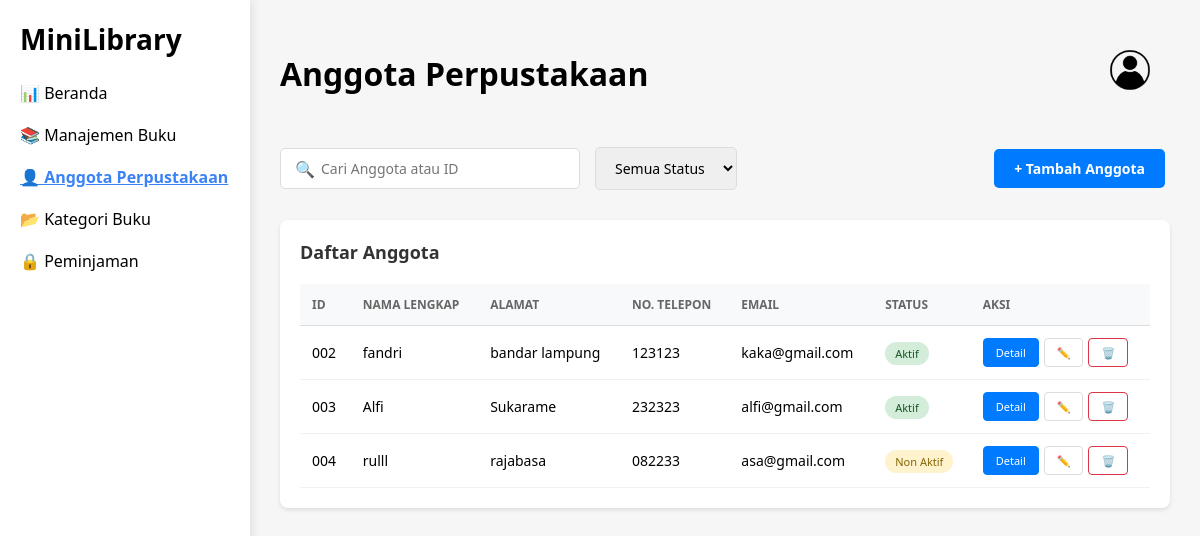
Page /WEB_UAP/anggota.php (signed in) on the committed database.
### tables this page shows
CREATE TABLE `anggota` (
  `id` int(11) NOT NULL,
  `nama` varchar(100) NOT NULL,
  `alamat` text NOT NULL,
  `telepon` varchar(15) NOT NULL,
  `email` varchar(100) NOT NULL,
  `status` enum('Aktif','Non Aktif') DEFAULT 'Aktif',
  `created_at` timestamp NOT NULL DEFAULT current_timestamp()
);

### WEB_UAP/anggota.php (the view, shortened to what this page needs)
<!DOCTYPE html>
<html>
<head>
    <link rel="stylesheet" href="assets/style.css">
</head>
<body>
<div class="sidebar">
    <h2>MiniLibrary</h2>
    <a href="dashboard.php">📊 Beranda</a>
    <a href="manajemen.php">📚 Manajemen Buku</a>
    <a class="active" href="anggota.php">👤 Anggota Perpustakaan</a>
    <a href="kategori.php">📂 Kategori Buku</a>
    <a href="peminjaman.php">🔒 Peminjaman</a>
</div>
<div class="content">
    <div class="topbar">
        <h1>Anggota Perpustakaan</h1>
        <div class="profile">
            <img src="assets/profile.png" alt="Profile" class="profile-img">
        </div>
    </div>
    <div class="header-section">
        <div class="search-section">
            <div class="search-box">
                <input type="text" placeholder="Cari Anggota atau ID" id="searchInput">
            </div>
            <select class="status-filter" id="statusFilter">
                <option>Semua Status</option>
            </select>
        </div>
        <button class="add-btn" onclick="tambahAnggota()">+ Tambah Anggota</button>
    </div>
    <div class="table-card">
        <div class="table-header">
            <h3>Daftar Anggota</h3>
        </div>
        <table>
            <thead>
                <tr>
                    <th>ID</th>
                    <th>Nama Lengkap</th>
                    <th>Alamat</th>
                    <th>No. Telepon</th>
                    <th>Email</th>
                    <th>Status</th>
                    <th>Aksi</th>
                </tr>
            </thead>
            <tbody id="memberTable">
                <?php
                include 'koneksi.php';
                if (!isset($conn) || $conn->connect_error) {
                    echo "<tr><td colspan='7' class='error-message'>Error: Koneksi database gagal!</td></tr>";
                } else {
                    $query = "SELECT * FROM anggota ORDER BY id ASC";
                    $result = mysqli_query($conn, $query);
                    if (!$result) {
                        echo "<tr><td colspan='7' class='error-message'>Error: " . mysqli_error($conn) . "</td></tr>";
                    } else if (mysqli_num_rows($result) > 0) {
                        while ($row = mysqli_fetch_assoc($result)) {
                            $status_class = strtolower(str_replace(' ', '-', $row['status']));
                            echo "<tr>
                                <td>".str_pad($row['id'], 3, '0', STR_PAD_LEFT)."</td>
                                <td>".htmlspecialchars($row['nama'])."</td>
                                <td>".htmlspecialchars($row['alamat'])."</td>
                                <td>".htmlspecialchars($row['telepon'])."</td>
                                <td>".htmlspecialchars($row['email'])."</td>
                                <td><span class='status-badge {$status_class}'>".htmlspecialchars($row['status'])."</span></td>
                                <td>
                                    <div class='actions'>
                                        <a href='detail_anggota.php?id={$row['id']}' class='btn primary'>Detail</a>
                                        <a href='edit_anggota.php?id={$row['id']}' class='btn'>✏️</a>
                                        <a href='hapus_anggota.php?id={$row['id']}' class='btn danger' onclick='return confirm(\"Apakah Anda yakin ingin menghapus anggota ini?\")'>🗑️</a>
                                    </div>
                                </td>
                            </tr>";
                        }
                    } else {
                        echo "<tr><td colspan='7' style='text-align: center; padding: 20px; color: #666;'>Tidak ada data anggota</td></tr>";
                    }
                }
                ?>
            </tbody>
        </table>
    </div>
</div>
</body>
</html>

### WEB_UAP/assets/style.css (style rules this page uses)
* { margin: 0; padding: 0; box-sizing: border-box; font-family: 'Segoe UI', sans-serif; }
body { display: flex; height: 100vh; }
h2 { font-size: 28px; margin-bottom: 24px; }
button { padding: 12px; border: none; border-radius: 30px; background-color: #1E90FF; color: white; font-weight: bold; cursor: pointer; font-size: 14px; }
body { margin: 0; font-family: sans-serif; display: flex; background-color: #f6f6f6; }
.sidebar { width: 250px; background: white; box-shadow: 2px 0 10px rgba(0,0,0,0.1); padding: 20px; }
.sidebar h2 { font-weight: bold; }
.sidebar a { display: block; margin: 20px 0; text-decoration: none; color: black; }
.sidebar a.active { color: #3b82f6; font-weight: bold; text-decoration: underline; }
.content { flex: 1; padding: 30px; }
.topbar { display: flex; justify-content: space-between; align-items: center; margin-bottom: 30px; }
.topbar h1 { margin: 0; }
.topbar .profile { font-size: 25px; color: red; }
.profile-img { width: 80px; height: 80px; border-radius: 50%; object-fit: cover; }
table { width: 100%; border-collapse: collapse; margin-top: 20px; }
th, td { padding: 12px; text-align: left; border-bottom: 1px solid #ddd; }
th { background-color: #f2f2f2; }
button { padding: 8px 12px; margin-right: 5px; cursor: pointer; }

### WEB_UAP/anggota.php (style rules this page uses)
.header-section { display: flex; justify-content: space-between; align-items: center; margin-bottom: 30px; }
.search-section { display: flex; gap: 15px; align-items: center; }
.search-box { position: relative; }
.search-box input { padding: 10px 15px 10px 40px; border: 1px solid #ddd; border-radius: 5px; width: 300px; font-size: 14px; }
.search-box::before { content: "🔍"; position: absolute; left: 15px; top: 50%; transform: translateY(-50%); color: #666; }
.status-filter { padding: 10px 15px; border: 1px solid #ddd; border-radius: 5px; font-size: 14px; }
.add-btn { background: #007bff; color: white; padding: 10px 20px; border: none; border-radius: 5px; font-size: 14px; cursor: pointer; }
.table-card { background: white; padding: 20px; border-radius: 8px; box-shadow: 0 2px 4px rgba(0,0,0,0.1); }
.table-header { margin-bottom: 20px; }
.table-header h3 { font-size: 18px; margin: 0; color: #333; }
table { width: 100%; border-collapse: collapse; margin-top: 10px; }
th { background: #f8f9fa; padding: 12px; text-align: left; font-size: 12px; font-weight: 600; color: #666; text-transform: uppercase; border-bottom: 1px solid #ddd; }
td { padding: 12px; border-bottom: 1px solid #f1f1f1; font-size: 14px; }
.status-badge { padding: 4px 10px; border-radius: 15px; font-size: 11px; font-weight: 500; }
.status-badge.aktif { background: #d4edda; color: #155724; }
.status-badge.non-aktif { background: #fff3cd; color: #856404; }
.actions { display: flex; gap: 5px; }
.btn { padding: 6px 12px; border: 1px solid #ddd; border-radius: 4px; background: white; color: #666; font-size: 11px; cursor: pointer; text-decoration: none; }
.btn.primary { background: #007bff; color: white; border-color: #007bff; }
.btn.danger { color: #dc3545; border-color: #dc3545; }

### rows in the picture
anggota: id "002", nama "fandri", alamat "bandar lampung", telepon "123123", email "kaka@gmail.com", status "Aktif"
anggota: id "003", nama "Alfi", alamat "Sukarame", telepon "232323", email "alfi@gmail.com", status "Aktif"
anggota: id "004", nama "rulll", alamat "rajabasa", telepon "082233", email "asa@gmail.com", status "Non Aktif"
